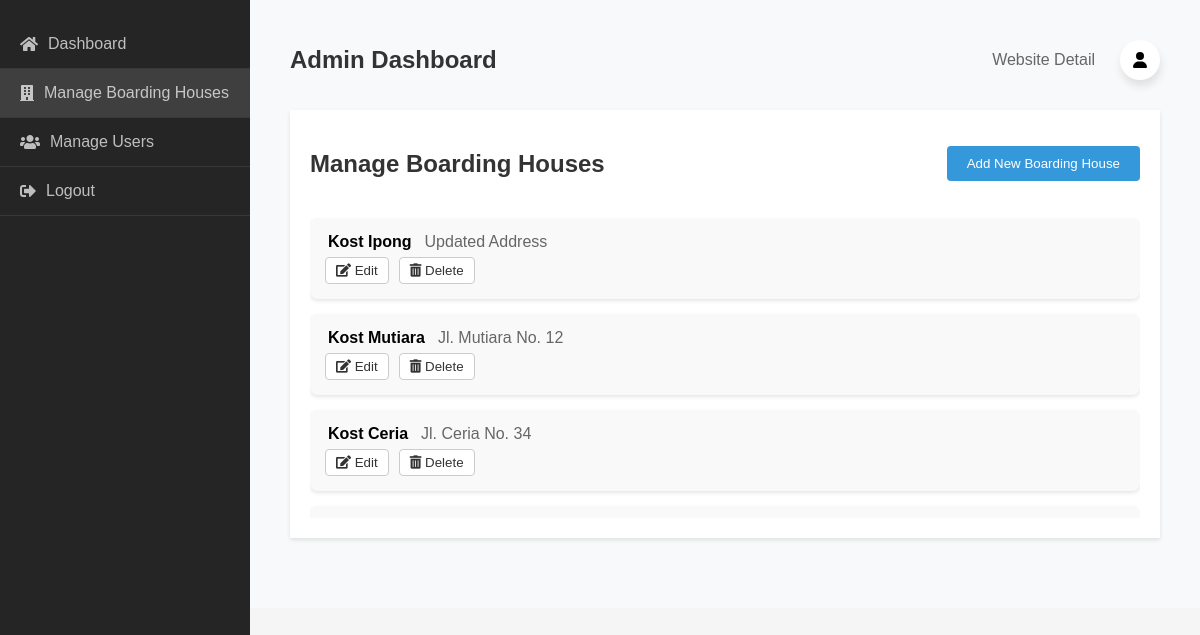
/admin/manage-boarding-house.php (signed in), run on an earlier commit of the app's database.
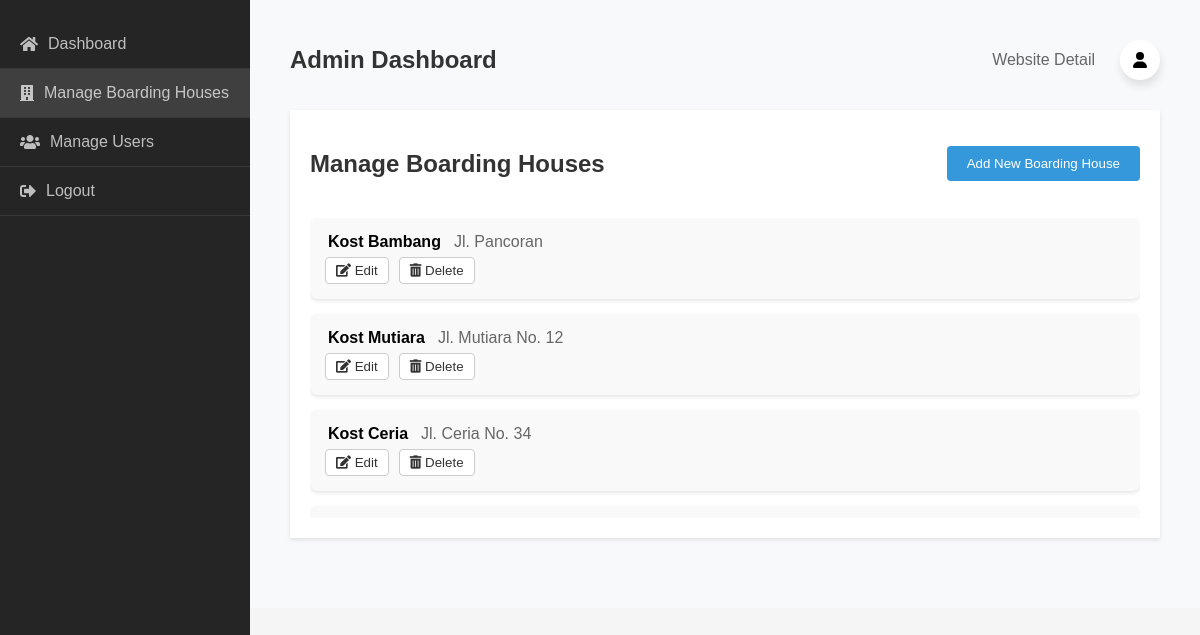
And on a later commit of the database.
### tables this page shows
CREATE TABLE `boarding_house` (
  `boarding_house_id` int(11) NOT NULL AUTO_INCREMENT,
  `name` varchar(100) NOT NULL,
  `address` varchar(200) NOT NULL,
  `owner_id` int(11) NOT NULL,
  `price` decimal(10,2) NOT NULL,
  `owner_phone_number` varchar(20) DEFAULT NULL,
  `description` text DEFAULT NULL,
  `image_url` varchar(255) DEFAULT NULL,
  PRIMARY KEY (`boarding_house_id`),
  KEY `owner_id` (`owner_id`),
  CONSTRAINT `boarding_house_ibfk_1` FOREIGN KEY (`owner_id`) REFERENCES `users` (`user_id`)
);

### admin/manage-boarding-house.php (the view, shortened to what this page needs)
<?php
include "connection.php";
$is_selected_0 = "class='active' style='background-color: #3f3f3f'";
?>
<!DOCTYPE html>
<html lang="en">
<head>
    <link rel="stylesheet" href="https://cdnjs.cloudflare.com/ajax/libs/font-awesome/5.15.3/css/all.min.css">
</head>
<body>
    <?php
    if (isset($_SESSION['account_id'])) {
    ?>
        <div class="sidebar">
            <ul>
                <li><a href="./dashboard.php"><i class="fas fa-home"></i>Dashboard</a></li>
                <li <?php echo (isset($is_selected_0) ? $is_selected_0 : ''); ?>><a href="./manage-boarding-house.php"><i class="fas fa-building"></i>Manage Boarding Houses</a></li>
                <li><a href="./manage-users.php"><i class="fas fa-users"></i>Manage Users</a></li>
                <li><a href="./logout.php"><i class="fas fa-sign-out-alt"></i>Logout</a></li>
            </ul>
        </div>
        <div class="content">
            <div class="container">
                <div class="header">
                    <div class="logo">Admin Dashboard</div>
                    <div class="menu">
                        <a href="#">Website Detail</a>
                        <div class="account">
                            <div class="account-icon"><svg xmlns="http://www.w3.org/2000/svg" height="1em" viewBox="0 0 448 512"><path d="M224 256A128 128 0 1 0 224 0a128 128
 0 1 0 0 256zm-45.7 48C79.8 304 0 383.8 0 482.3C0 498.7 13.3 512 29.7 512H418.3c16.4 0 29.7-13.3 29.7-29.7C448 383.8 368.2 304 269.7 304H178.3z"/></svg></div>
                        </div>
                    </div>
                </div>
                <div class="summary-card">
                    <div class="summary-header">
                        <h2>Manage Boarding Houses</h2>
                        <button id="add-boarding-house-btn" class="add-button">Add New Boarding House</button>
                    </div>
                    <div class="boarding-houses-list" id="boarding-houses">
                        <?php
                        $query = "SELECT * FROM boarding_house";
                        $result = mysqli_query($mysqli, $query);
                        if (mysqli_num_rows($result) > 0) {
                            while ($row = mysqli_fetch_assoc($result)) {
                                echo '<div class="boarding-house">';
                                echo '<span class="boarding-house-name">' . $row['name'] . '</span>';
                                echo '<span class="boarding-house-address">' . $row['address'] . '</span>';
                                echo '<div class="button-group">';
                                echo '<button class="edit-boarding-house" data-id="' . $row['boarding_house_id'] . '" data-name="' . $row['name'] . '" data-address="' . $row['address'] . '"><i class="fas fa-edit"></i> Edit</button>';
                                echo '<button class="delete-boarding-house" data-id="' . $row['boarding_house_id'] . '"><i class="fas fa-trash-alt"></i> Delete</button>';
                                echo '</div>';
                                echo '</div>';
                            }
                        } else {
                            echo "<p>No boarding houses found.</p>";
                        }
                        ?>
                    </div>
                </div>
            </div>
        </div>
    <?php } ?>
</body>
</html>

What changed in the data, as far as the page shows it:
changed boarding_house: name "Kost Ipong" → "Kost Bambang"; address "Updated Address" → "Jl. Pancoran"
